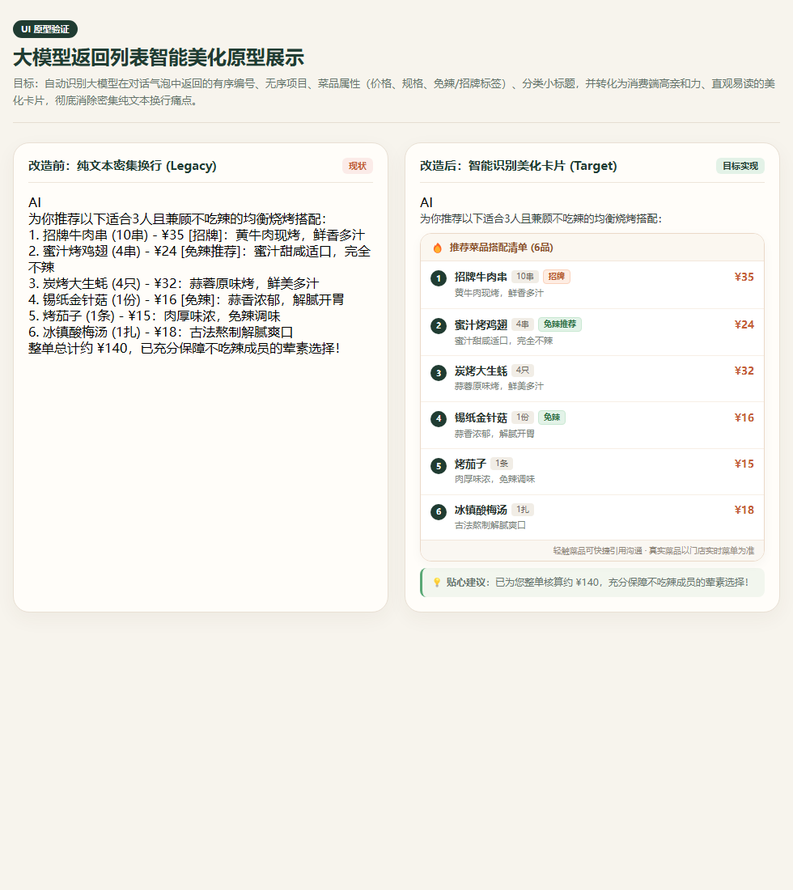
#> input picture design/prototypes/WI-006/prototype.png, 793 x 890 px, shrunk from 980 x 1100 before the run, found by its file name
$ python visual_diff.py prototype.png production.png --out-dir out
#> lines starting #> are read from the running program, lines starting #| are printed output that depends on the picture
#!/usr/bin/env python3
"""Generate a diagnostic screenshot diff for UI verification.

This script is intentionally simple: it detects raster differences and produces
artifacts for human/AI visual review. It is NOT a universal pass/fail oracle.

Usage:
  python .ai/scripts/visual_diff.py prototype.png production.png --out-dir out
"""
from __future__ import annotations
import argparse
import json
from pathlib import Path
import sys

try:
    from PIL import Image, ImageChops, ImageEnhance
except ImportError:
    print("ERROR: Pillow is required for visual_diff.py. Install with: pip install pillow", file=sys.stderr)
    raise SystemExit(2)


def main() -> int:
    ap = argparse.ArgumentParser()
    ap.add_argument("prototype")
    ap.add_argument("production")
    ap.add_argument("--out-dir", default="visual-diff-output")
    args = ap.parse_args()

    a_path = Path(args.prototype)
    b_path = Path(args.production)
    out = Path(args.out_dir)
    out.mkdir(parents=True, exist_ok=True)

    a = Image.open(a_path).convert("RGBA")
    b = Image.open(b_path).convert("RGBA")
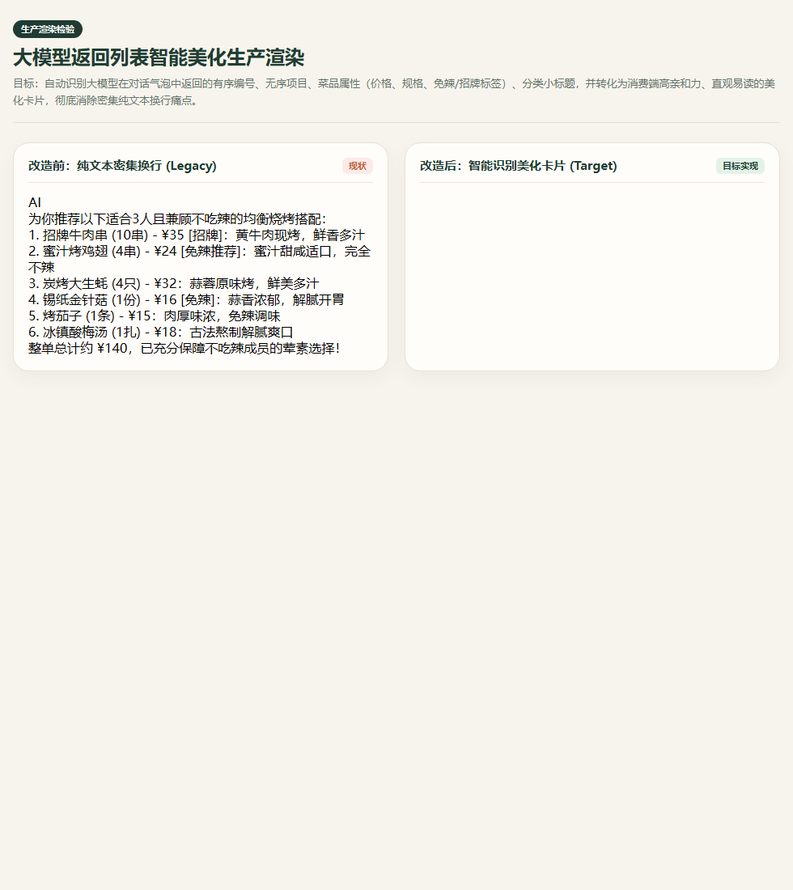
#> input picture design/prototypes/WI-006/production.png, 793 x 890 px, shrunk from 980 x 1100 before the run, found by its file name

    report = {
        "prototype": str(a_path),
        "production": str(b_path),
        "prototype_size": list(a.size),
        "production_size": list(b.size),
        "dimensions_match": a.size == b.size,
    }

    if a.size != b.size:
        report.update({
            "changed_pixel_ratio": None,
            "diff_bbox": None,
            "note": "Image dimensions differ. Geometry/environment mismatch must be resolved before pixel diagnostics are meaningful.",
        })
        (out / "report.json").write_text(json.dumps(report, indent=2), encoding="utf-8")
        print(json.dumps(report, indent=2))
        return 1

    diff = ImageChops.difference(a, b)
    # Collapse RGBA difference into luminance-like grayscale for counting.
    gray = diff.convert("L")
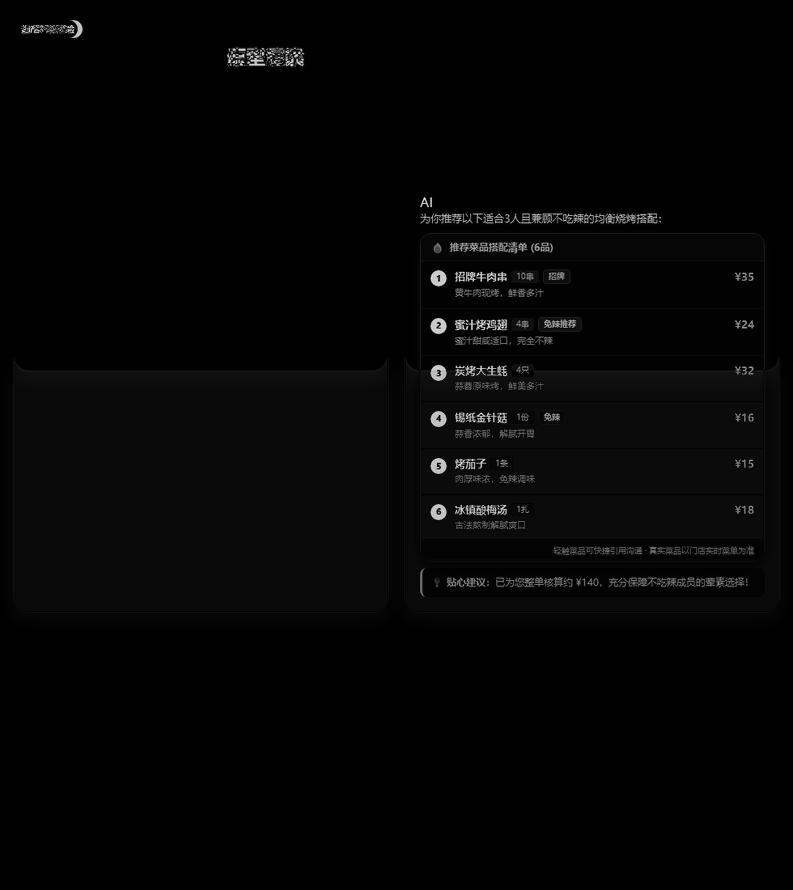
#> gray: PIL image 793x890 L; min 0, max 253, mean 4.7
    hist = gray.histogram()
#> hist = 256 values, max 440528 at index 0, min 0 at index 233, mean 2756.9
    total = a.size[0] * a.size[1]
#> total = 705770
    same = hist[0]
#> same = 440528
    changed = total - same
#> changed = 265242
    ratio = changed / total if total else 0.0
#> ratio = 0.376
    bbox = diff.getbbox()
#> bbox = None

    # Exaggerated diagnostic diff image.
    enhanced = ImageEnhance.Contrast(diff.convert("RGB")).enhance(4.0)
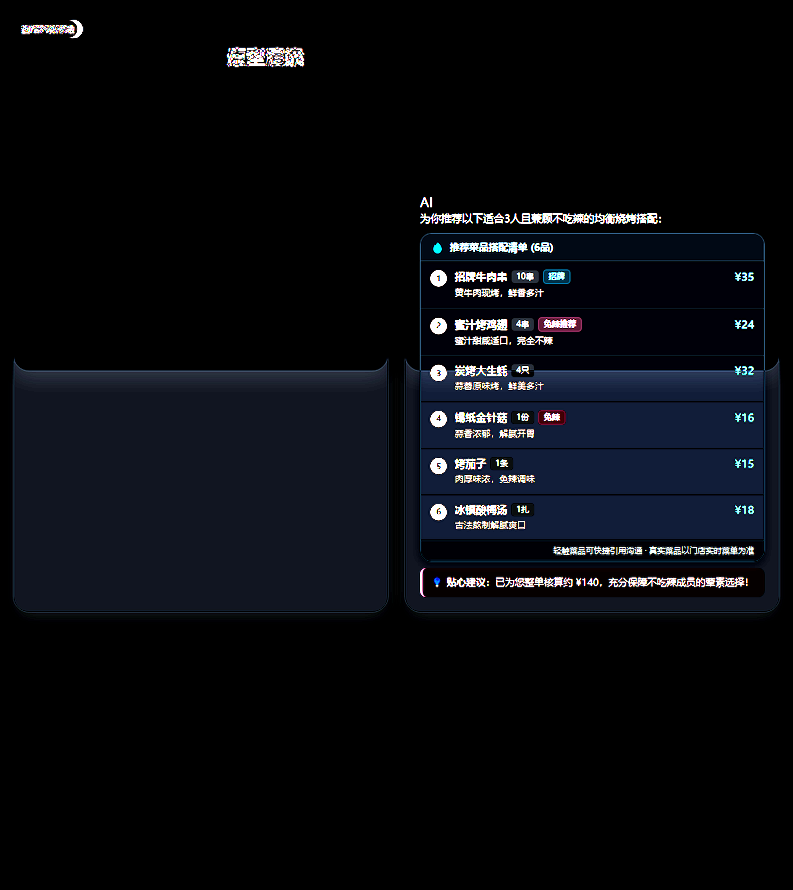
#> enhanced: PIL image 793x890 RGB; mean R, G, B 9.2, 10.8, 15.3
    enhanced.save(out / "diff.png")

    # 50/50 overlay helps spot displacement/proportion errors.
    overlay = Image.blend(a.convert("RGB"), b.convert("RGB"), 0.5)
    overlay.save(out / "overlay.png")

    report.update({
        "changed_pixels": changed,
        "total_pixels": total,
        "changed_pixel_ratio": ratio,
        "diff_bbox": list(bbox) if bbox else None,
        "note": "Raster ratio is diagnostic only; antialiasing/font rendering can produce harmless differences. Use AI/human visual review for acceptance.",
    })
    (out / "report.json").write_text(json.dumps(report, indent=2), encoding="utf-8")
    print(json.dumps(report, indent=2))
#> (printed output is left out)
    return 0


if __name__ == "__main__":
    raise SystemExit(main())
#> (the program exits here)
